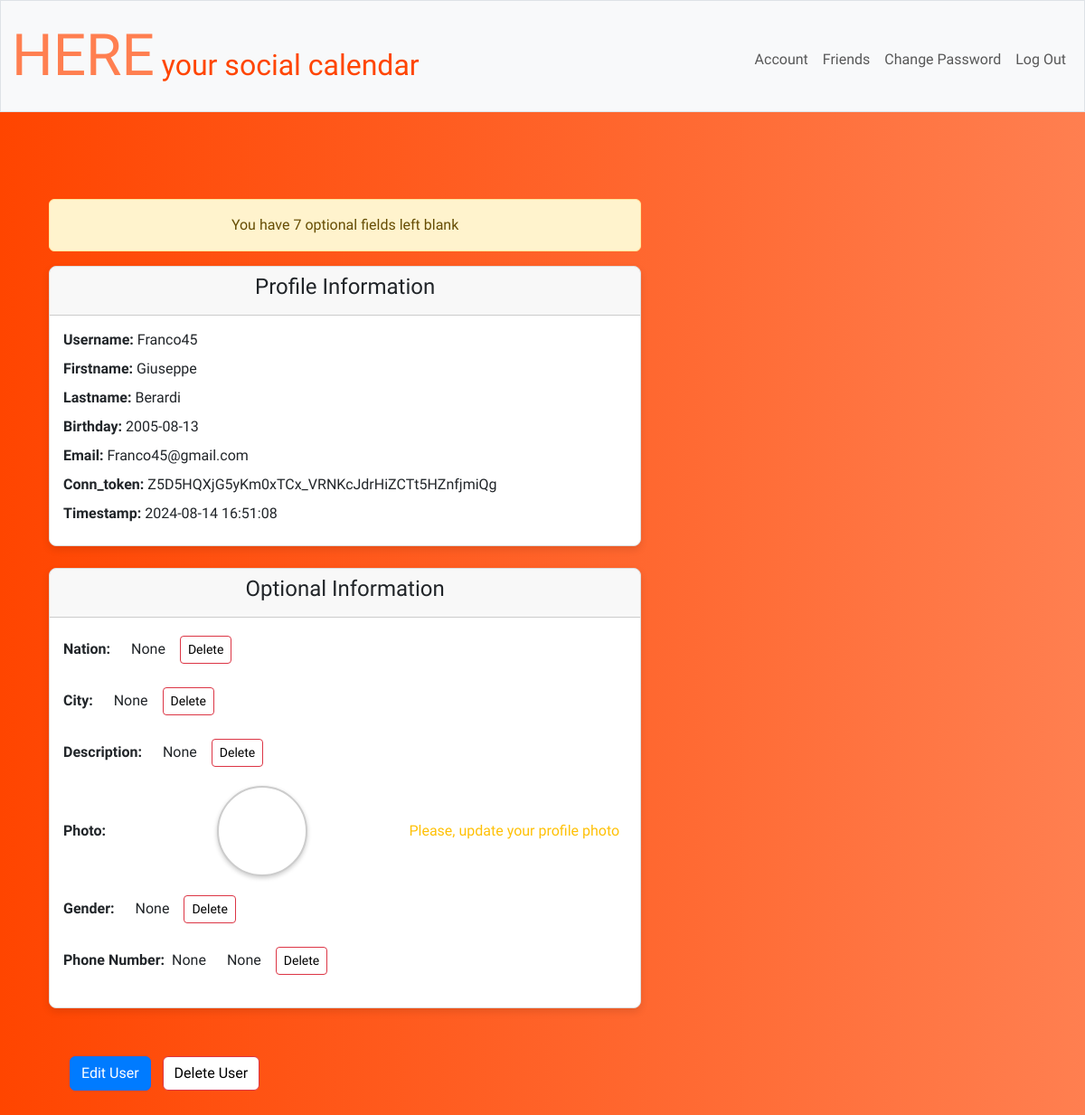
The page /account (signed in) on the database its author committed.
### tables this page shows
CREATE TABLE user (
    id INTEGER PRIMARY KEY,
    username TEXT NOT NULL UNIQUE,
    FirstName TEXT,
    LastName TEXT,
    birthday DATE,
    email TEXT NOT NULL UNIQUE,
    hash TEXT,
    conn_token VARCHAR(255),
    timestamp DATETIME DEFAULT CURRENT_TIMESTAMP
);

### app.py (the view)
@app.route("/account", methods=["GET", "POST"])
@login_required
def account():
    if request.method == "GET":
        informations = dict(db.execute("SELECT * FROM user WHERE id = ?", session["user_id"])[0])
        optional_informations = dict(db.execute("SELECT * FROM user_optional WHERE id = ?", session["user_id"])[0])
        phone_string = optional_informations["number"]
        if phone_string != None:
            del optional_informations["number"]
            optional_informations["prefix"], optional_informations["phone_number"] = split_phonenumber(phone_string)
        else:
            del optional_informations["number"]
            optional_informations["prefix"] = None
            optional_informations["phone_number"] = None
        counter = 0
        for key, value in optional_informations.items():
            if value == None:
                counter += 1
        return render_template("account.html", informations= informations, optional_informations=optional_informations, counter=counter)

### helpers.py (called while the page is built)
def login_required(f):
    @wraps(f)
    def decorated_function(*args, **kwargs):
        if session.get("user_id") is None:
            return redirect("/login")
        return f(*args, **kwargs)
    return decorated_function

### templates/account.html (shortened to what this page needs)
{% extends "root.html" %}
{% block main %}
<div id="container" class="container mt-5 clearfix">
    {% if counter != 0 %}
        <div class="alert alert-warning" style="width: 60%; float: left;">
            You have {{ counter }} optional fields left blank
        </div>
    {% else %}
        <div class="alert alert-success" style="width: 60%; float: left;">
            Your profile is completed!!!
        </div>
    {% endif %}
    <div class="card mb-4 shadow-box float-left" style="width: 60%; margin-right: 2%;">
        <div class="card-header">
            <h4 class="card-title">Profile Information</h4>
        </div>
        <div class="card-body" style="text-align: left">
            {% for key, value in informations.items() %}
                {% if key != 'hash' and key != 'id' %}
                    <div class="mb-2">
                        <strong>{{ key|capitalize }}:</strong> {{ value }}
                    </div>
                {% endif %}
            {% endfor %}
        </div>
    </div>
    <div class="card mb-4 shadow-box float-left" style="width: 60%;">
        <div class="card-header">
            <h4 class="card-title">Optional Information</h4>
        </div>
        <div class="card-body clearfix" id="optionalContainer">
            {% for key, value in optional_informations.items() %}
                {% if key != 'id' and key != 'username'  and key != 'prefix'%}
                    <div class="d-flex justify-content-start align-items-center mb-3 optionalCards">
                        {% if key != 'photo' and key != 'phone_number' %}
                            <strong class="me-2">{{ key|capitalize }}:</strong>
                            <div class="me-2 optionalValues">{{ value }}</div>
                            <form action="/delete_information" method="post" class="d-inline">
                                <button type="submit" class="btn btn-danger btn-sm ms-2">Delete</button>
                            </form>
                        {% elif key == 'photo' %}
                            <strong class="me-2 optionalValues" style="margin-left: 0px">Photo:</strong>
                            <div class="photo-preview-container">
                                <img id="PhotoPreview" class="img-thumbnail me-2 photo-preview" style="width: 100px; height: 100px; margin-top: 0px" alt="Profile photo preview">
                            </div>
                            {% if value == None %}
                                <div class="text-warning me-2">Please, update your profile photo</div>
                            {% endif %}
                        {% elif key == 'phone_number' %}
                            <strong class="me-2">Phone Number:</strong>
                            <div id="prefixDiv" class="me-2">{{ optional_informations.get('prefix') }}</div>
                            <div class="me-2 optionalValues">{{ value }}</div>
                            <form action="/delete_information" method="post" class="d-inline">
                                <button type="submit" class="btn btn-danger btn-sm ms-2">Delete</button>
                            </form>
                        {% endif %}
                    </div>
                {% endif %}
            {% endfor %}
        </div>
    </div>
</div>
<div class="d-flex justify-content-start align-items-center mt-4" style="margin: 30px">
    <form action="/change_informations" method="get" class="me-2">
        <button type="submit" class="btn btn-primary">Edit User</button>
    </form>
    <button class="btn btn-danger" data-bs-toggle="collapse" data-bs-target="#confirm" style="margin: 0px">Delete User</button>
</div>
{% endblock %}

### static/css/styles.css (style rules this page uses)
body { font-family: "Archivo Black"; background: linear-gradient(to right, #FF4500, #FF7F50); }
.btn { color: black; margin: 5px; background-color: white; }
.photo-preview-container { flex: 1; margin-left: 10px; display: flex; align-items: center; justify-content: center; }
.photo-preview { width: 100px; height: 100px; margin-top: 20px; object-fit: cover; border-radius: 50%; border: 2px solid #ccc; box-shadow: 0 2px 5px rgba(0, 0, 0, 0.2); transition: transform 0.3s ease, box-shadow 0.3s ease; }
.btn { display: block; }
.btn-primary { background-color: #007bff; color: white; }
.card { background-color: #ffffff; border: 1px solid #ddd; border-radius: 8px; box-shadow: 0 2px 4px rgba(0, 0, 0, 0.1); }
.card-body { padding: 15px; }

### templates/account.html (style rules this page uses)
.shadow-box { box-shadow: 0 4px 8px rgba(0, 0, 0, 0.1); transition: box-shadow 0.3s ease, transform 0.3s ease; }
input, .optionalValues { margin-left: 15px; float: left; }
.float-left { float: left; }
.clearfix::after { content: ""; clear: both; display: table; }

### rows shown on the page
user: key "Username", username "Franco45", key "Firstname", FirstName "Giuseppe", key "Lastname", LastName "Berardi", key "Birthday", birthday "2005-08-13", key "Email", email "Franco45@gmail.com", key "Conn_token", conn_token "Z5D5HQXjG5yKm0xTCx_VRNKcJdrHiZCTt5HZnfjmiQg", key "Timestamp", timestamp "2024-08-14 16:51:08"

### other values the page prints
{{ counter }} "7"
{{ key|capitalize }} "Nation" "City" "Description" "Gender"
{{ value }} "None" "None" "None" "None"
{{ optional_informations.get('prefix') }} "None"
{{ value }} "None"
